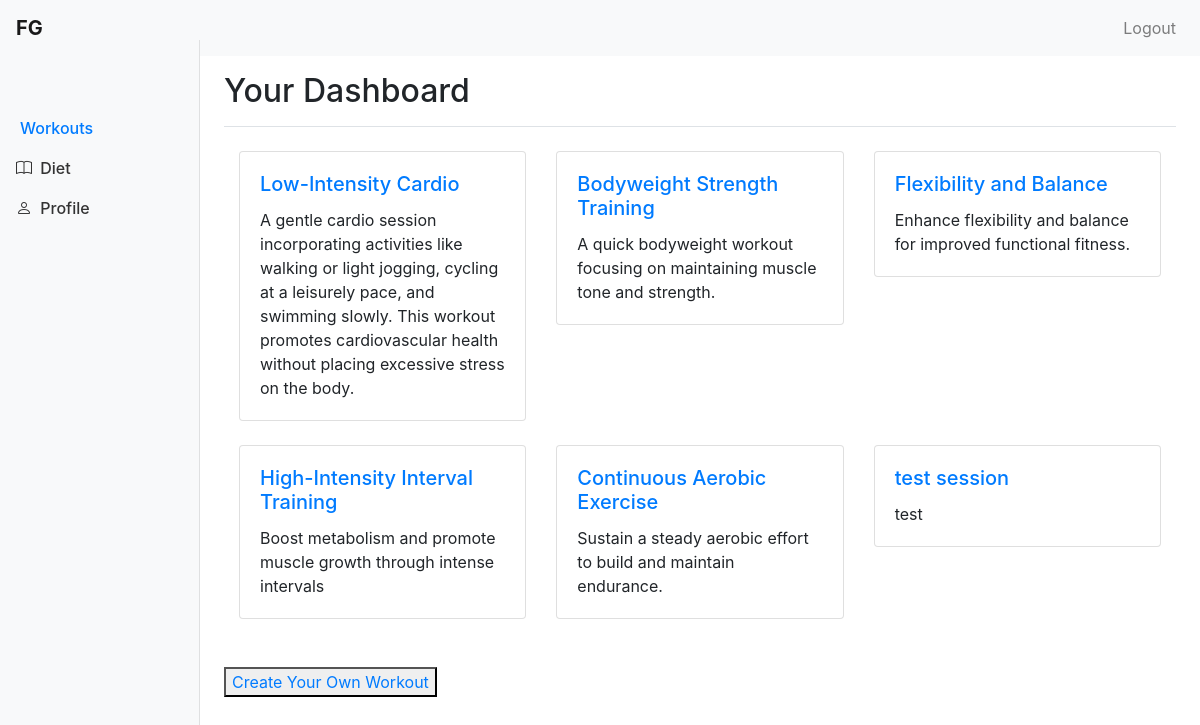
The page /workouts/dashboard/ (signed in) on the database its author committed.
### workouts/models.py (models this page shows, shortened)
class Workout(models.Model):
    name = models.CharField(max_length=40)
    description = models.TextField()
    duration = models.PositiveIntegerField()
    duration_unit = models.CharField(
        max_length=10,
        choices=[
            ('seconds', 'Seconds'),
            ('minutes', 'Minutes'),
            ('hours', 'Hours'),
        ],
        default='minutes'
    )
    exercises = models.ManyToManyField('Exercise', related_name='workouts')
    completed = models.BooleanField(default=False)
    FITNESS_GOALS_CHOICES = [
        ('SF', 'Stay Fit'),
        ('LW', 'Lose Weight'),
        ('BM', 'Build Muscle'),
        ('KF', 'Keep Fit'),
        ('IE', 'Improve Endurance'),
    ]
    fitness_goal = models.CharField(
        max_length=20,
        choices=FITNESS_GOALS_CHOICES,
        default='SF'
    )
    INTENSITY_LEVELS = [
        ('L', 'Low'),
        ('M', 'Moderate'),
        ('V', 'Vigorous')
    ]
    intensity = models.CharField(
        max_length=20,
        choices=INTENSITY_LEVELS,
        default='M'
    )
    created_at = models.DateTimeField(auto_now_add=True)

### workouts/views.py (the view)
# urls.py: path('dashboard/', dashboard, name='dashboard'),
@login_required
def dashboard(request):
    all_workouts = Workout.objects.all()
    return render(request, 'dashboard.html', {'all_workouts': all_workouts})

### templates/dashboard.html
{% extends 'dashboard_base.html' %}
{% block page_title %}Your Dashboard{% endblock %}
{% block content %}
<div class="container mt-4">
  <div class="row">
    {% for workout in all_workouts %}
      {% if workout.fitness_goal == request.user.profile.fitness_goal %}
        <div class="col-md-4 mb-4">
          <div class="card">
            <div class="card-body">
              <h5 class="card-title"><a href="{% url 'workout' workout.id %}">{{ workout.name }}</a></h5>
              <p class="card-text">{{ workout.description }}</p>
            </div>
          </div>
        </div>
      {% endif %}
    {% endfor %}
  </div>
</div>
<button class="mt-4">
  <a href="{% url 'create_workout' %}">Create Your Own Workout</a>
</button>
{% endblock %}

### templates/dashboard_base.html (shortened to what this page needs)
<!DOCTYPE html>
<html lang="en">
<head>
    <link rel="stylesheet" href="https://stackpath.bootstrapcdn.com/bootstrap/4.5.2/css/bootstrap.min.css">
    <link href="https://cdn.jsdelivr.net/npm/bootstrap-icons@1.18.0/font/bootstrap-icons.css" rel="stylesheet">
</head>
<body>
<nav class="navbar navbar-expand-lg navbar-light bg-light">
    <a class="navbar-brand font-weight-bold" href="#">
        FG
    </a>
    <div class="collapse navbar-collapse" id="navbarCollapse">
        <div class="navbar-nav ml-auto">
            {% if user.is_authenticated %}
                <a href="{% url 'logout' %}" class="nav-item nav-link">Logout</a>
            {% else %}
                <a href="{% url 'login' %}" class="nav-item nav-link">Sign in</a>
            {% endif %}
        </div>
    </div>
</nav>
<div class="container-fluid">
    <div class="row">
        <nav class="col-md-3 col-lg-2 d-md-block bg-light sidebar">
            <div class="sidebar-sticky">
                <ul class="nav flex-column">
                    <li class="nav-item">
                        <a class="nav-link active" href="{% url 'dashboard' %}">
                             Workouts
                        </a>
                    </li>
                    <li class="nav-item">
                        <a class="nav-link" href="{% url 'diet' %}">
                            <i class="bi bi-book"></i> Diet
                        </a>
                    </li>
                    <li class="nav-item">
                        <a class="nav-link" href="{% url 'users-profile' %}">
                            <i class="bi bi-person"></i> Profile
                        </a>
                    </li>
                </ul>
            </div>
        </nav>
        <main role="main" class="col-md-9 ml-sm-auto col-lg-10 px-md-4">
            <div class="d-flex justify-content-between flex-wrap flex-md-nowrap align-items-center pt-3 pb-2 mb-3 border-bottom">
                <h2 class="h2">{% block page_title %}{% endblock %}</h2>
            </div>
            {% block content %}{% endblock %}
        </main>
    </div>
</div>
</body>
</html>

### templates/dashboard_base.html (style rules this page uses)
body { padding-top: 0px; }
.sidebar { position: fixed; top: 40px; bottom: 0; left: 0; z-index: 1000; padding: 48px 0; box-shadow: inset -1px 0 0 rgba(0, 0, 0, .1); }
.sidebar-sticky { padding-top: 20px; padding-bottom: 20px; }
.sidebar .nav-link { font-weight: 500; color: #333; }
.sidebar .nav-link.active { color: #007bff; }
.sidebar .nav-link .bi { margin-right: 4px; }

### rows shown on the page
Workout: name "Low-Intensity Cardio", description "A gentle cardio session incorporating activities like walking or light jogging, cycling at a leisurely pace, and swimming slowly. This workout promotes cardiovascular health without placing excessive stress on the body."
Workout: name "Bodyweight Strength Training", description "A quick bodyweight workout focusing on maintaining muscle tone and strength."
Workout: name "Flexibility and Balance", description "Enhance flexibility and balance for improved functional fitness."
Workout: name "High-Intensity Interval Training", description "Boost metabolism and promote muscle growth through intense intervals"
Workout: name "Continuous Aerobic Exercise", description "Sustain a steady aerobic effort to build and maintain endurance."
Workout: name "test session", description "test"
